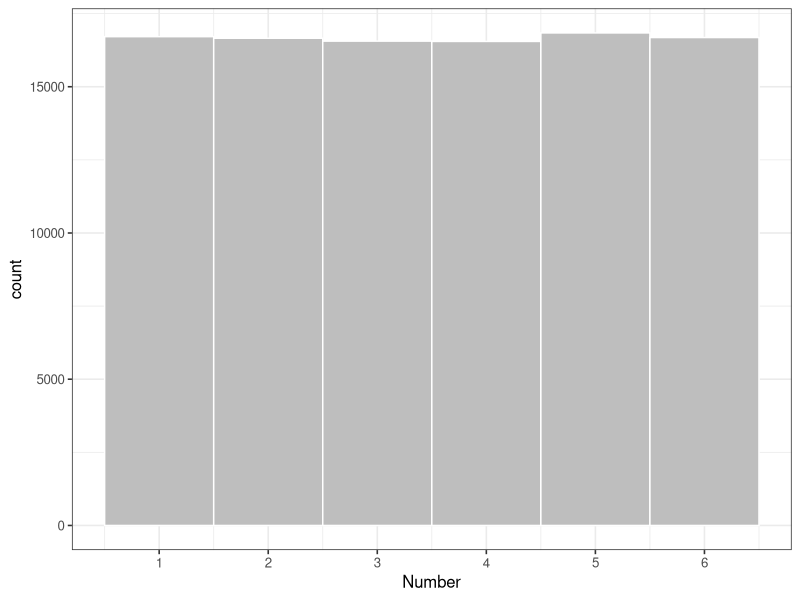
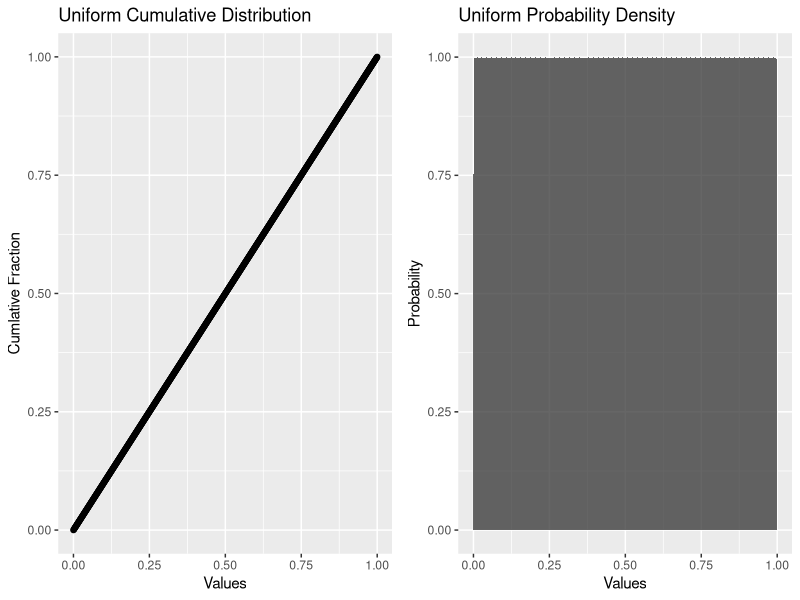
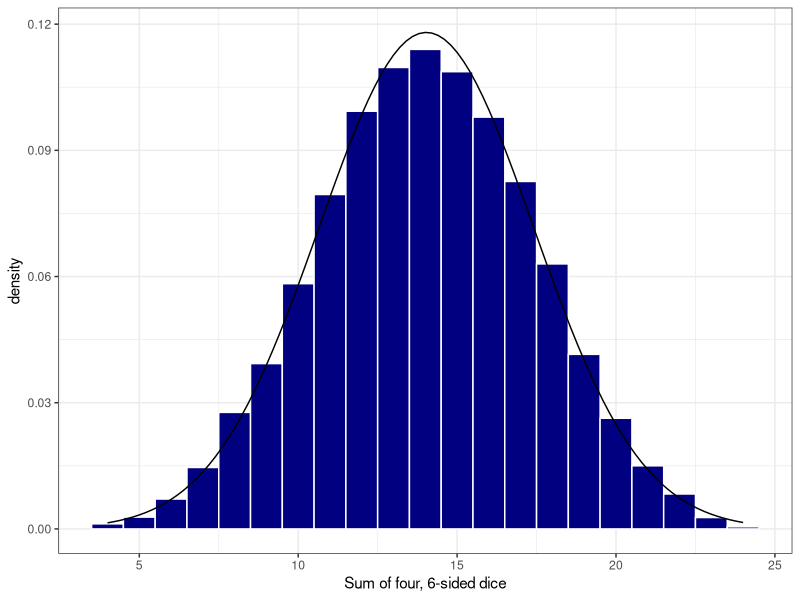
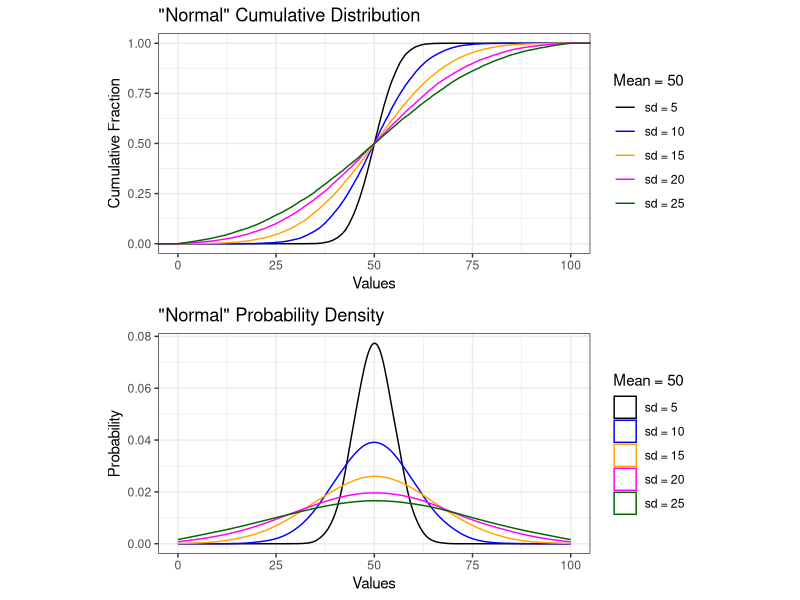
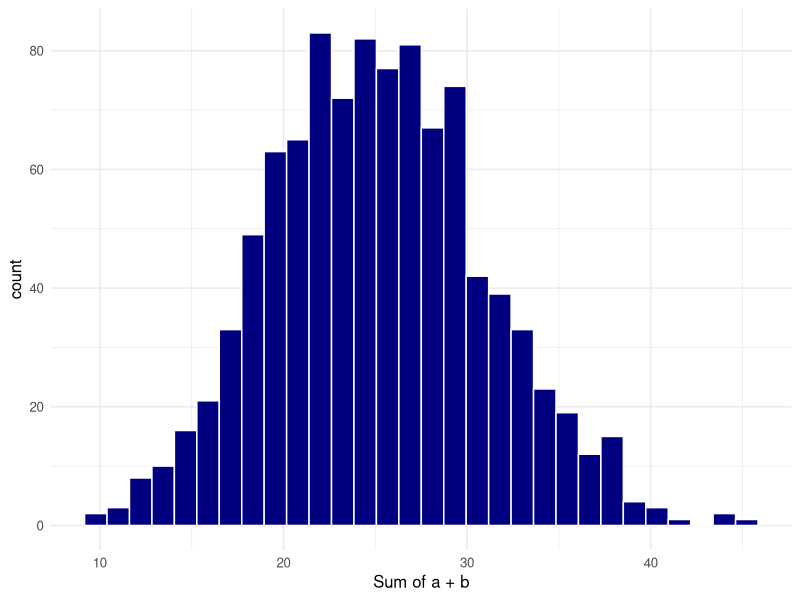
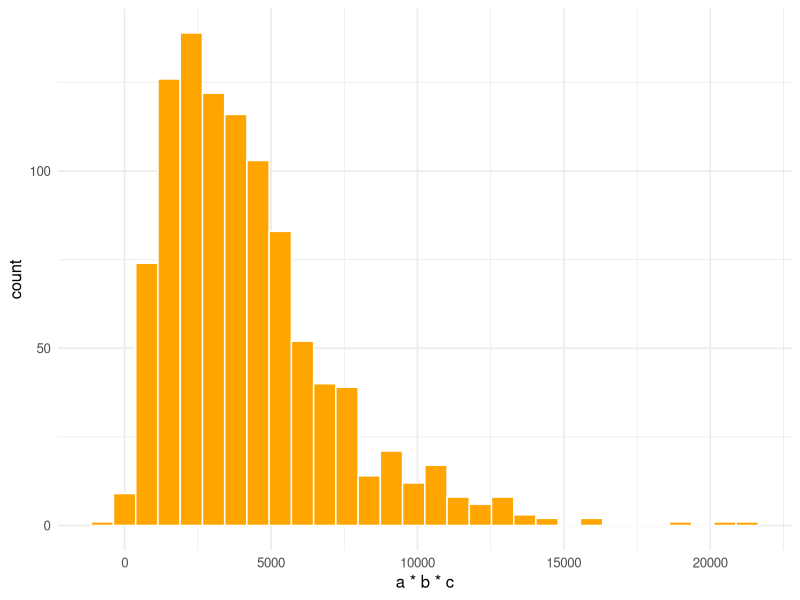
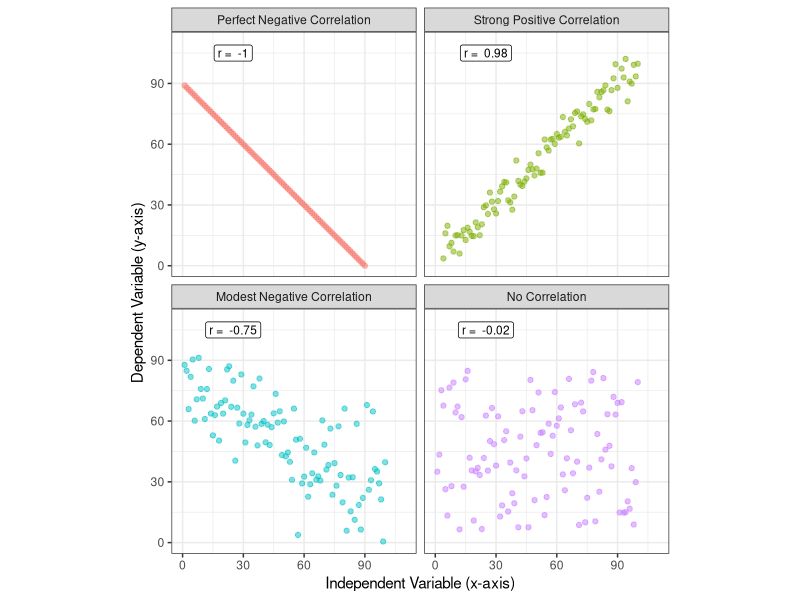

The R script that drew these images, in order: (Note: this script raises an error after producing the figures.)
## ---- chunk 1
library(tidyverse)
library(gridExtra)
library(grid)
library(broom)
knitr::opts_chunk$set(echo = TRUE, cache = TRUE)
## ---- chunk 2
#create a uniform distribition for the first roll of a 6-sided die
six_sided <- tibble(
  rolls = ceiling(runif(10e4, min=1, max=7))
)

#create a histogram of the probability density for a uniform distribution 
ggplot(data = six_sided, aes(x = rolls)) +
  geom_histogram(
      breaks = seq(1,7,1), 
      fill = "grey",
      color = "white") +
  xlab("Number") +
  scale_x_continuous(breaks = c(0.5, 1.5, 2.5, 3.5, 4.5, 5.5, 6.5),
                     labels = as.factor(seq(0,6,1))) +
  theme_bw(base_size = 12)
## ---- chunk 3
unif_dist2<-tibble(data = seq(0,1,0.001), 
                  quant = seq(0,1,0.001))
                  

unif_cdf <- ggplot(data = unif_dist2) +
  geom_point(aes(x=quant, y = data)) +
  labs(title = "Uniform Cumulative Distribution",
       y ="Cumlative Fraction",
       x = "Values")

unif_hist <- ggplot(data = unif_dist2) +
  stat_density(aes(x = data),
                 outline.type = "full",
               kernel = "gaussian",
               n = 4096,
               alpha = 0.75,
               bw = .001) +
  labs(title = "Uniform Probability Density",
       y = "Probability",
       x = "Values")

grid.arrange(unif_cdf, unif_hist, ncol=2)

## ---- chunk 4
#sample a uniform distribution between 0 and 6, replicate 1000 times
#use 'ceiling' function to round up results
four_dice <- tibble(sum = replicate(10000, runif(4, min=0, max=6) %>% 
                         ceiling() %>% 
                         sum() #sum the result
                       ))
ggplot(data = four_dice) +
  geom_histogram(aes(x = sum, after_stat(density)),
                 bins = 21,
                 fill = "navy",
                 color = "white") + 
  stat_function(fun = dnorm, n = 101, 
                args = list(
                  mean = mean(four_dice$sum), 
                  sd = sd(four_dice$sum)
                  )
                ) +
  xlab("Sum of four, 6-sided dice") +
  theme_bw()

## ---- chunk 5
norm2 <- tibble(a = rnorm(n = 20000, mean = 50, sd = 5),
                b = rnorm(n = 20000, mean = 50, sd = 10),
                c = rnorm(n = 20000, mean = 50, sd = 15),
                d = rnorm(n = 20000, mean = 50, sd = 20),
                e = rnorm(n = 20000, mean = 50, sd = 25))

normal_ecdf <- ggplot(data = norm2) +
  stat_ecdf(aes(x = a, color = "sd = 5")) +
  stat_ecdf(aes(x = b, color = "sd = 10")) +
  stat_ecdf(aes(x = c, color = "sd = 15")) +
  stat_ecdf(aes(x = d, color = "sd = 20")) +
  stat_ecdf(aes(x = e, color = "sd = 25")) +
  xlim(0,100) +
  labs(title = "\"Normal\" Cumulative Distribution",
       x = "Values",
       y = "Cumulative Fraction") +
  scale_color_manual(values = c("black", "blue", "orange", "magenta", "darkgreen"), 
                     breaks=c("sd = 5","sd = 10","sd = 15", "sd = 20", "sd = 25"),
                     name = "Mean = 50") +
  theme_bw()

normal_density<- ggplot(data = norm2) +
  geom_density(aes(x = a, color = "sd = 5"),
               adjust = 2) +
  geom_density(aes(b, color = "sd = 10"),
               adjust = 2) +
  geom_density(aes(c, color = "sd = 15"),
               adjust = 2) +
  geom_density(aes(d, color = "sd = 20"),
               adjust = 2) +
  geom_density(aes(e, color = "sd = 25"),
               adjust = 2) +
  xlim(0,100) +
  labs(title = "\"Normal\" Probability Density",
       x = "Values",
       y = "Probability") +
  scale_color_manual(values = c("black", "blue", "orange", "magenta", "darkgreen"), 
                     breaks=c("sd = 5","sd = 10","sd = 15", "sd = 20", "sd = 25"),
                     name = "Mean = 50") +
  theme_bw() 

grid.arrange(normal_ecdf, normal_density, 
             nrow=2, 
             respect=TRUE, 
             heights = c(0.5, 0.5))


## ---- chunk 6
#create two variables that are normally distributed
normal_data <- tibble(a = rnorm(n=1000, mean = 15, sd = 5),
                   b = rnorm(n=1000, mean = 10, sd = 3))
## ---- chunk 7
#add those variables together and you get a normal distribution
normal_data %>% mutate(c = a + b) -> normal_data

ggplot2::ggplot(data = normal_data) + 
  geom_histogram(aes(c),
                 bins = 30,
                 fill = "navy",
                 color = "white") +
  xlab("Sum of a + b") +
  theme_minimal(base_size = 12)
#ggsave("./images/hist_a_b.png", dpi = 150)
## ---- chunk 8
#multiply together three normal variables
normal_data %>% 
  mutate(d = sample(a*b*c, 1000)) -> log_data

ggplot2::ggplot(data = log_data) + 
  geom_histogram(aes(d),
                 bins = 30,
                 fill = "orange",
                 color = "white") +
  xlab("a * b * c") +
  theme_minimal(base_size = 12) 
#ggsave("./images/hist_skew_out.png", dpi = 150)
## ---- chunk 9
set.seed(7)
corr_plots1 <- tibble(x = seq(1, 100, 1),
                      y1 = 90-x,
                      y2 = map_dbl(x, ~ (.x*(rnorm(1, mean = 1,  sd = 0.06)) + 
                                           rnorm(1, mean = 0, sd = 5))),
                      y3 = map_dbl(x, ~ (70- .x*(rnorm(1, mean = 0.6,  sd = 0.15)) + 
                                           rnorm(1, mean = 10, sd = 10))),
                      y4 = runif(100, 5, 85)) %>%
  pivot_longer(y1:y4, names_to = "type") %>%
  mutate(type = as.factor(type))

levels(corr_plots1$type) <- c("Perfect Negative Correlation", "Strong Positive Correlation", "Modest Negative Correlation", "No Correlation")

cor_results <- corr_plots1 %>%
  group_by(type) %>%
  summarise(r.pearson = cor(x,value)) 
## ---- chunk 10
pearson_plot <- ggplot(data = corr_plots1,
       aes(x = x, y = value)) +
  geom_point(aes(color = type),
             alpha = 0.5) +
  facet_wrap(facets = vars(type),
             ncol = 2) +
   geom_label(x = 25, y = 105, 
            data = cor_results, 
            aes(label = paste("r = ", round(r.pearson, 2))),
            size = 3) +
  theme_bw() +
  xlim(0,110) +
  ylim(0,110) +
  coord_fixed(ratio=1.0) +
  labs(x = "Independent Variable (x-axis)",
       y = "Dependent Variable (y-axis)") +
  theme(legend.position = "none")
 
pearson_plot 
## ---- chunk 11

knitr::include_graphics(path = "./images/pearson_anno.png")
